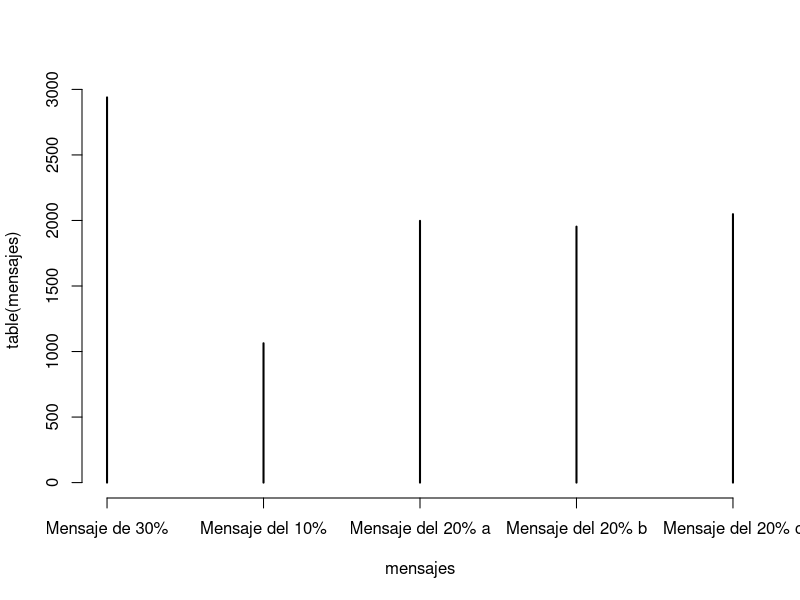
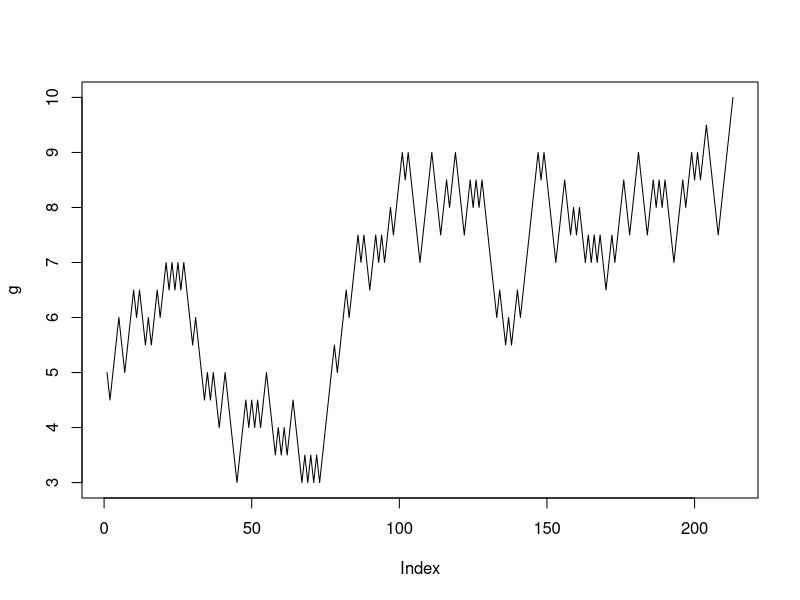

Here is the R script that generated these plots, in order:
#Estructuras de control
x<-11
if (x>3){
    y<-10
}else{
    y<-5
}
y

x<-2
y<-if(x>3){
    10
}else{
    5
}
y


a<-10*runif(1)

if (a[1]<3){
    x<-"Hola"
}else if(a[1]<5){
        x<-"que onda"
}else if(a[1]<6){
        x<- "que pedo"
}else if(a[1]<8){
        x<- "que pex"
}else if(a[1]<10){
        x<-"quiubo"
}
x

#Ejemplo for
for (i in c(2,55,9)){
    print(i)
}

for (i in 10:1){
    print(i)
}

x<-c("a","b","c","d")
for(i in 1:4){
    print(x[i])
}

for(i in seq_along(x)){
    print(x[i])
}

for(letra in x){
    print(letra)
}

for(i in 1:4)print(x[i])

x<-matrix(1:6,2,3)
x
for(i in seq_len(nrow(x))){
    for(j in seq_len(ncol(x))){
        print(x[i,j])
    }
}

x<-matrix(1:6,2,3,T)
x
for(i in seq_len(nrow(x))){
    for(j in seq_len(ncol(x))){
        print(x[i,j])
    }
}

#Prueba de Funcionamiento
n<-10000
mensajes <-vector("character",n)
for(i in 1:n){
    y<-runif(1)
    if(y<=0.30){
        mensajes[i]<-("Mensaje de 30%")
    }else if(y<=0.50){
        mensajes[i]<-("Mensaje del 20% a")
    }else if(y<=0.70){
        mensajes[i]<-("Mensaje del 20% b")
    }else if(y<=0.90){
        mensajes[i]<-("Mensaje del 20% c")
    }else{
        mensajes[i]<-("Mensaje del 10%")
    }
}
mensajes
table(mensajes)
plot(table(mensajes))

contador<-0
while(contador<=10){
    print(contador)
    contador<-contador+1
}

for(i in 1:10){
    j<-0
    while(j>10){
        j<-j+1
        if(j>10000){
            print(j)
            break
        }
    }
    print(i)
}

z<-5
k<-1
while(z>=3 && z<=10){
    print(z)
    moneda<-runif(1)
    if(moneda<=0.5){
        z<-z+1
    }else { 
        z<-1
    }
    k<-k+1
    if(k>=100000)break
}

z <- 5
k <- 1
g<- vector("numeric", 0)

while (z>=3 && z<=10) {
    length(g) <- length(g)+1
    g[k] <- z
    moneda <- runif(1)
    
    if (moneda<=0.5){
        z <- z+0.5
    } else {
        z <- z-0.5
    }
    k <- k+1
    if (k>5000) break
}
print(g)
plot(g, type = "l")

